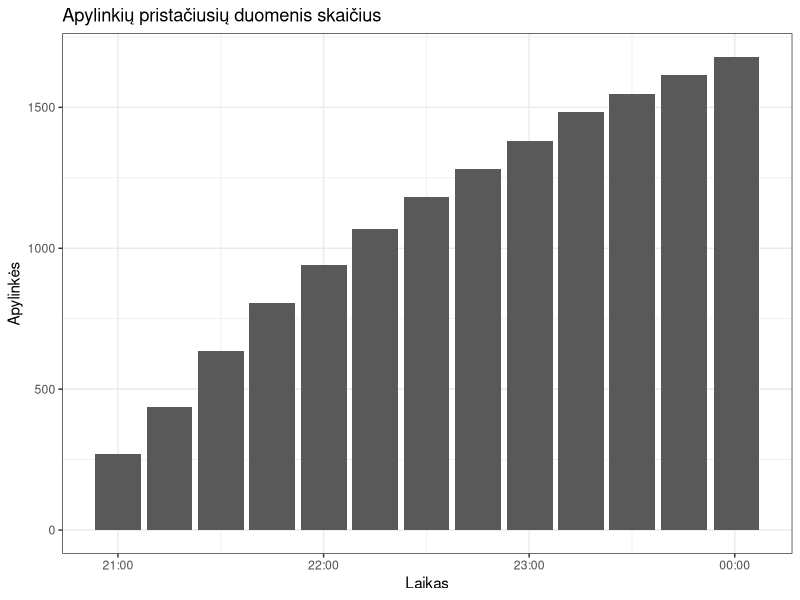
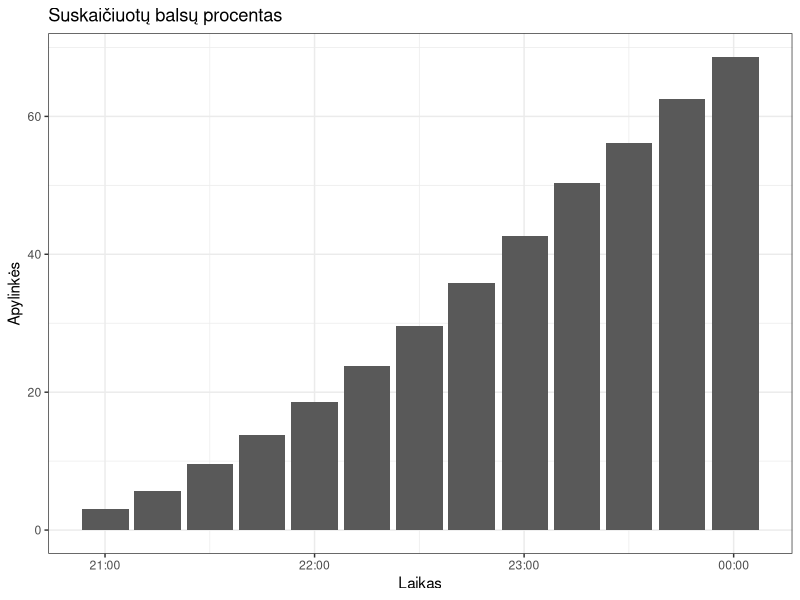
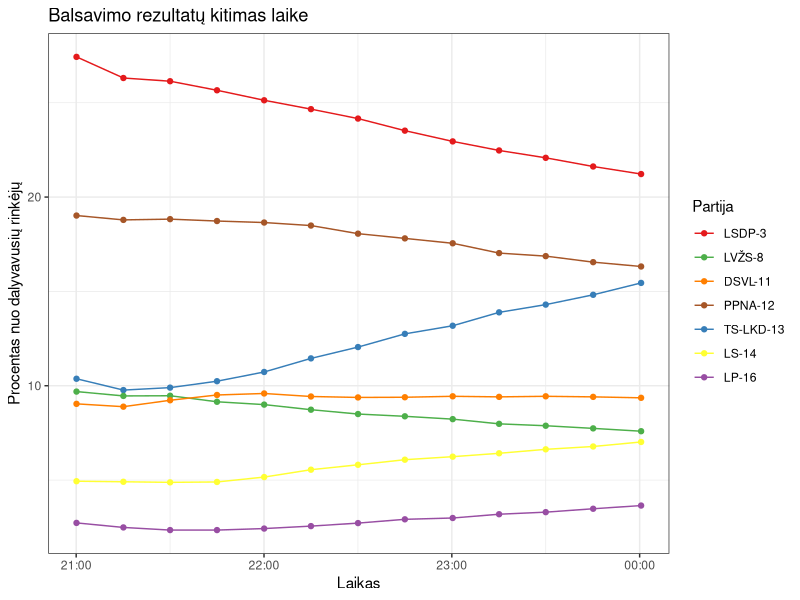
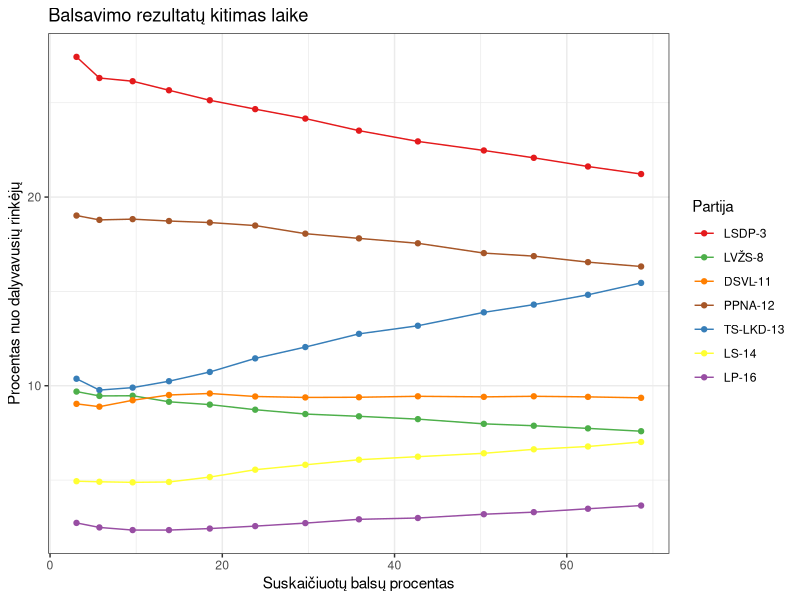
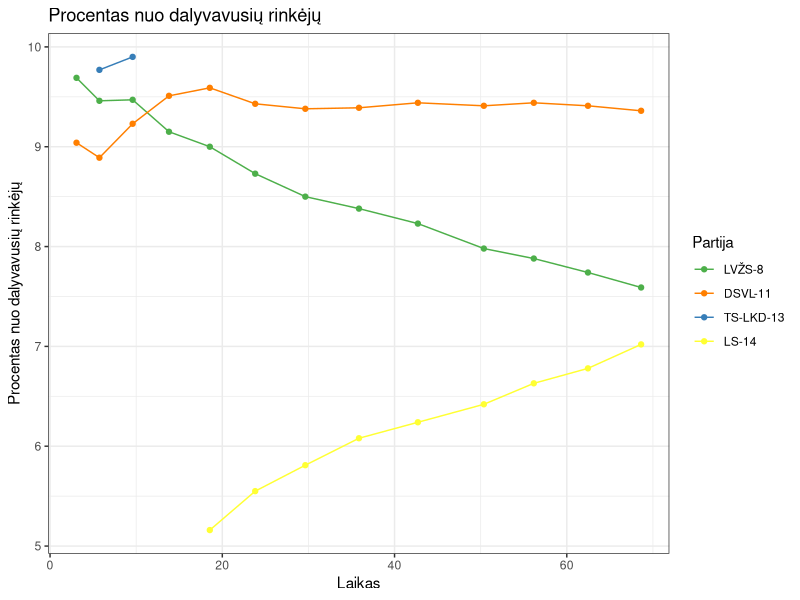
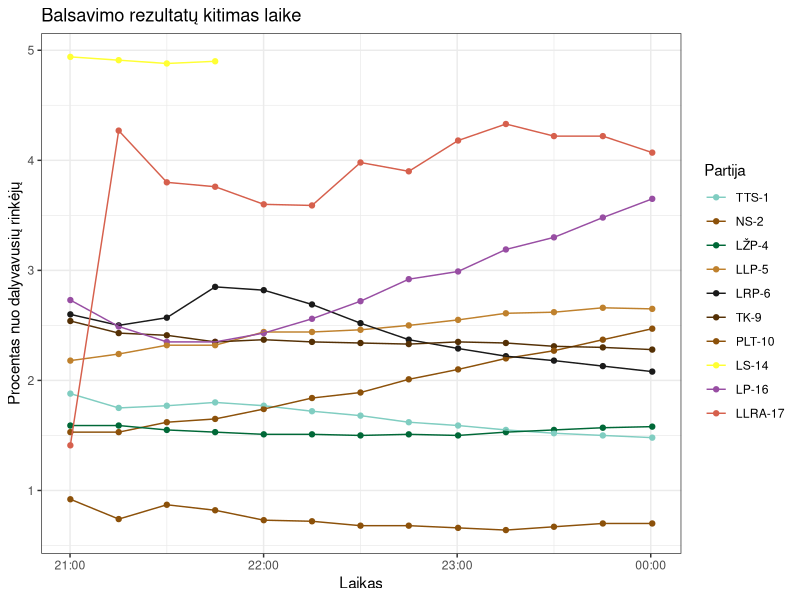
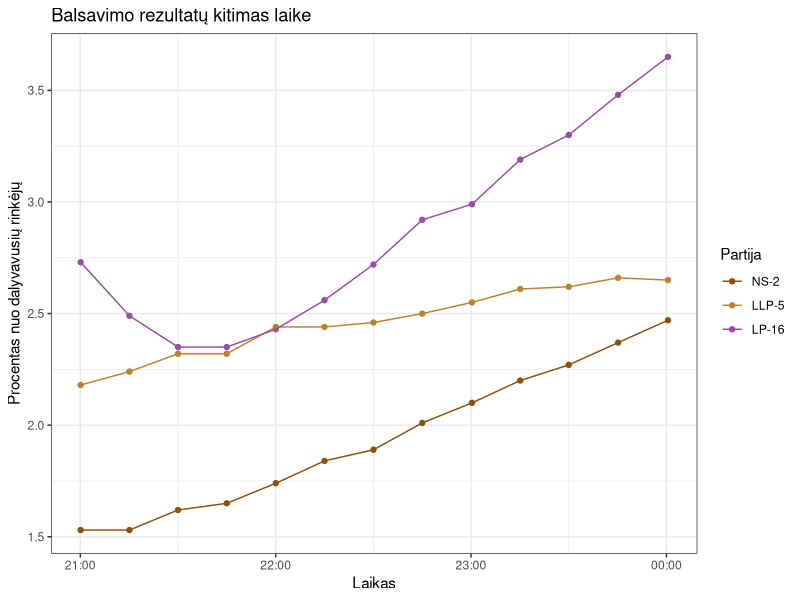
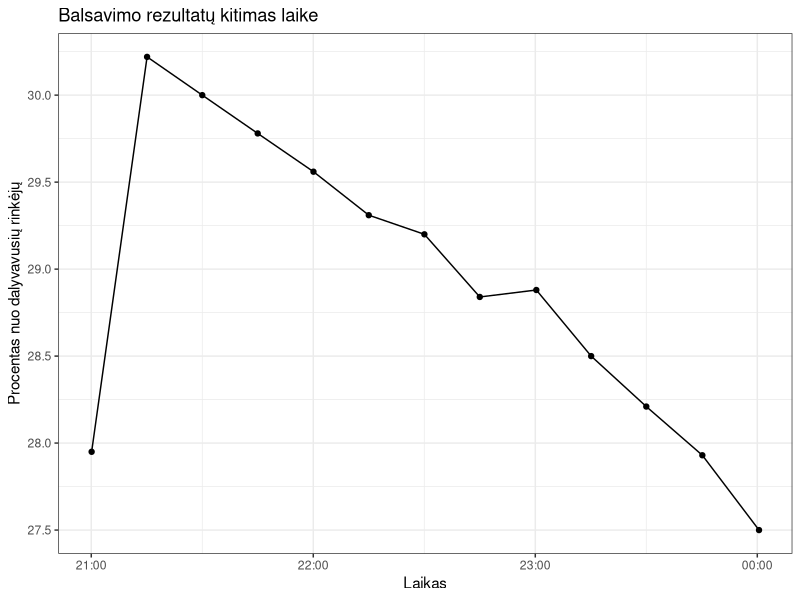

Here is the R script that generated these plots, in order:
## ---- chunk 1
library(dplyr)
library(lubridate)
library(ggplot2)

dt <- read.csv("data/20241013/daugmvrt.csv") %>% 
    mutate(timestamp = ymd_hms(timestamp)) %>% filter(timestamp>= ymd_hms("2024-10-13 21:00:00"))

ap <- dt %>%
    select(timestamp, apylinkes, lt_proc_rinkeju) %>%
    unique()

san <- readxl::read_xlsx("data/santrumpos.xlsx")

dt1 <- dt %>% left_join(san)

ggplot(aes(x = timestamp, y = apylinkes), data = ap) +
    geom_col() +
    theme_bw() +
    labs(x = "Laikas", y = "Apylinkės", title = "Apylinkių pristačiusių duomenis skaičius")
## ---- chunk 2
ggplot(aes(x = timestamp, y = lt_proc_rinkeju), data = ap) +
    geom_col() +
    theme_bw() +
    labs(x = "Laikas", y = "Apylinkės", title = "Suskaičiuotų balsų procentas")
## ---- chunk 3
top7 <- c(3, 12,13,8,11,14,16)
cols <- RColorBrewer::brewer.pal(7, "Set1")

dt2 <- dt1 %>% filter(saraso_numeris %in% top7)

mt <- dt2 %>% select(saraso_numeris, santrumpa, spalva) %>% unique %>% arrange(saraso_numeris)

dt3 <- dt2 %>% mutate(santrumpa = factor(santrumpa, levels = mt$santrumpa))

ggplot(aes(x = timestamp, y = proc_nuo_dal_rinkeju, group = santrumpa, colour = santrumpa), data = dt3) +
    geom_point() +
    geom_line() +
    theme_bw() +
    scale_colour_manual(name = "Partija", values = mt$spalva) +
    labs(x = "Laikas", y = "Procentas nuo dalyvavusių rinkėjų", title = "Balsavimo rezultatų kitimas laike")
## ---- chunk 4
top7 <- c(3, 12,13,8,11,14,16)
cols <- RColorBrewer::brewer.pal(7, "Set1")

dt2 <- dt1 %>% filter(saraso_numeris %in% top7)

mt <- dt2 %>% select(saraso_numeris, santrumpa, spalva) %>% unique %>% arrange(saraso_numeris)

dt3 <- dt2 %>% mutate(santrumpa = factor(santrumpa, levels = mt$santrumpa))

ggplot(aes(x = lt_proc_rinkeju, y = proc_nuo_dal_rinkeju, group = santrumpa, colour = santrumpa), data = dt3) +
    geom_point() +
    geom_line() +
    theme_bw() +
    scale_colour_manual(name = "Partija", values = mt$spalva) +
    labs(x = "Suskaičiuotų balsų procentas", y = "Procentas nuo dalyvavusių rinkėjų", title = "Balsavimo rezultatų kitimas laike")
## ---- chunk 5

dt4 <- dt3 %>% filter(proc_nuo_dal_rinkeju<10 & proc_nuo_dal_rinkeju>5)
mt4 <- mt %>% filter(spalva %in% unique(dt4$spalva))

ggplot(aes(x = lt_proc_rinkeju, y = proc_nuo_dal_rinkeju, group = santrumpa, colour = santrumpa), data = dt4) +
    geom_point() +
    geom_line() +
    theme_bw() +
    scale_colour_manual(name = "Partija", values = mt4$spalva) +
    labs(x = "Laikas", y = "Procentas nuo dalyvavusių rinkėjų", title = "Procentas nuo dalyvavusių rinkėjų")
## ---- chunk 6
fc7 <- dt4 %>% filter(saraso_numeris == 8)

mod <- lm(proc_nuo_dal_rinkeju~lt_proc_rinkeju, data =fc7)

summary(mod)

predict(mod, newdata = data.frame(lt_proc_rinkeju = 100))

## ---- chunk 7
fc7 <- dt1 %>% filter(saraso_numeris == 16)

mod <- lm(proc_nuo_dal_rinkeju~lt_proc_rinkeju, data =fc7)

summary(mod)

predict(mod, newdata = data.frame(lt_proc_rinkeju = 100))

## ---- chunk 8


dtg <- dt1 %>% filter(proc_nuo_dal_rinkeju<5)
mtg <- dtg %>% select(saraso_numeris, santrumpa, spalva) %>% unique %>% arrange(saraso_numeris)

dtg1 <- dtg %>% mutate(santrumpa = factor(santrumpa, levels = mtg$santrumpa))

ggplot(aes(x = timestamp, y = proc_nuo_dal_rinkeju, group = santrumpa, colour = santrumpa), data = dtg1) +
    geom_point() +
    geom_line() +
    theme_bw() +
    scale_colour_manual(name = "Partija", values = mtg$spalva) +
    labs(x = "Laikas", y = "Procentas nuo dalyvavusių rinkėjų", title = "Balsavimo rezultatų kitimas laike")
## ---- chunk 9

ggplot(aes(x = timestamp, y = proc_nuo_dal_rinkeju, group = santrumpa, colour = santrumpa), data = dtg1 %>% filter(saraso_numeris %in% c(16,5, 2))) +
    geom_point() +
    geom_line() +
    theme_bw() +
    scale_colour_manual(name = "Partija", values = mtg %>% filter(saraso_numeris %in% c(16,5, 2)) %>% .$spalva) +
    labs(x = "Laikas", y = "Procentas nuo dalyvavusių rinkėjų", title = "Balsavimo rezultatų kitimas laike")
## ---- chunk 10

dtk <- dt1 %>% group_by(timestamp, kaimynai) %>% summarise(proc_nuo_dal_rinkeju = sum(proc_nuo_dal_rinkeju)) %>% 
    mutate(kaimynai = as.character(kaimynai))

ggplot(aes(x = timestamp, y = proc_nuo_dal_rinkeju), data = dtk %>% filter(kaimynai == 1))  +
    geom_point() +
    geom_line() +
    theme_bw() +
   # scale_color_discrete(name = "Projektas")+
    #scale_colour_manual(name = "Partija", values = mtg %>% filter(saraso_numeris %in% c(16,2)) %>% .$spalva) +
    labs(x = "Laikas", y = "Procentas nuo dalyvavusių rinkėjų", title = "Balsavimo rezultatų kitimas laike")
